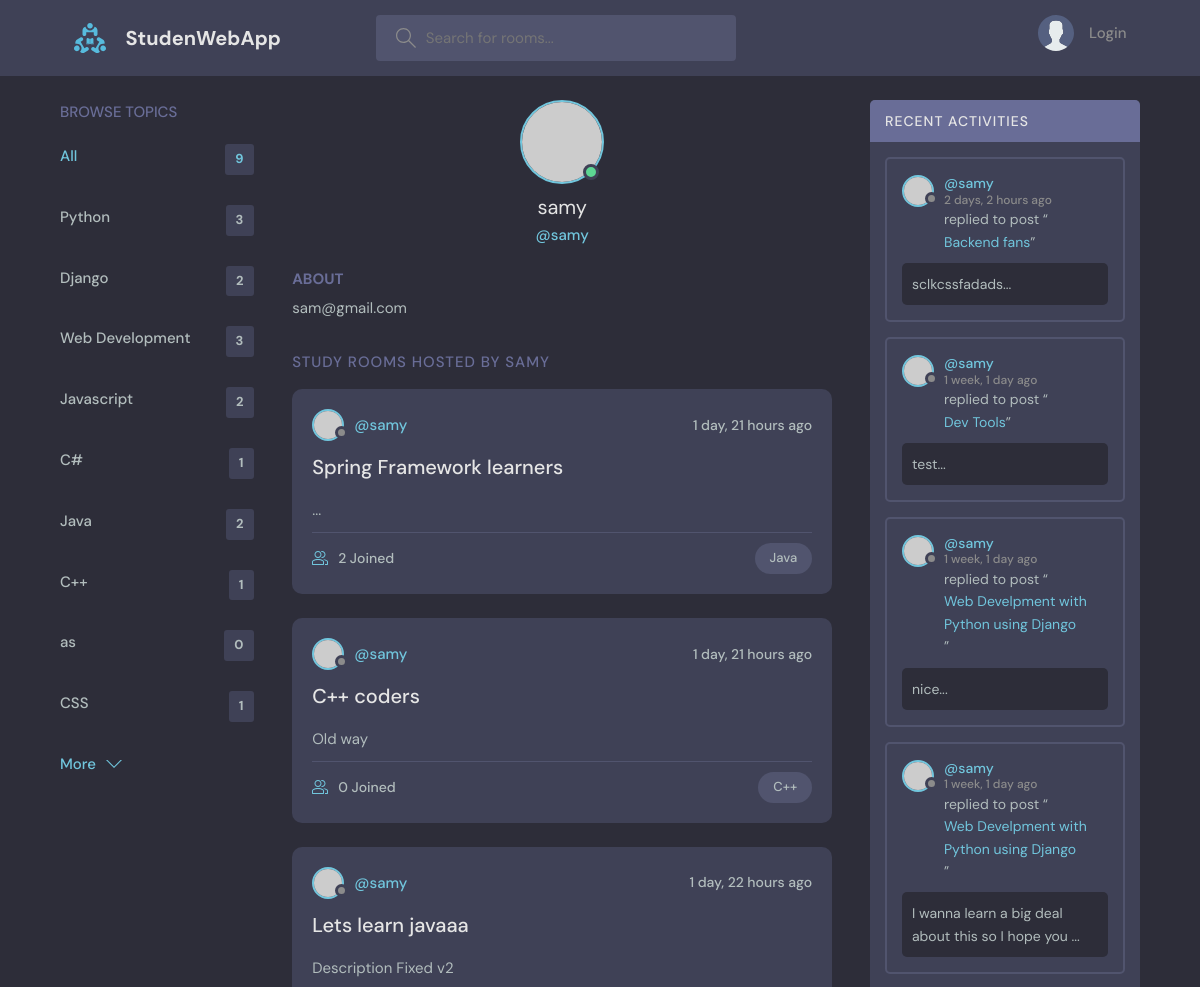
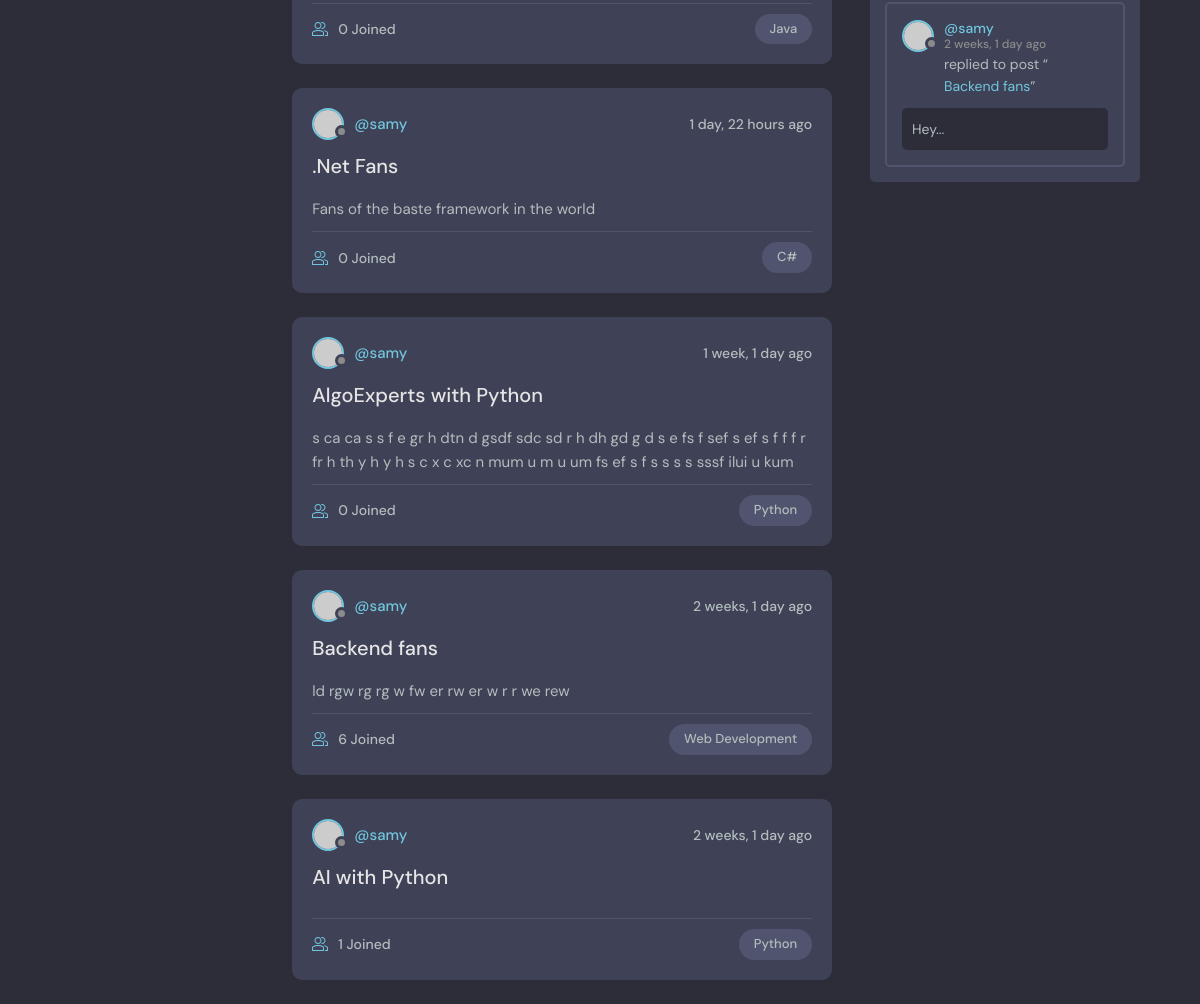
The app's page /profile/1 with its own data (2 pictures, top to bottom).
### base/models.py (models this page shows, shortened)
class Topic(models.Model):
    name = models.CharField(max_length=200)

class Room(models.Model):
    host = models.ForeignKey(User, on_delete=models.SET_NULL, null=True)
    topic = models.ForeignKey(Topic, on_delete=models.SET_NULL, null=True)
    name = models.CharField(max_length=200)
    description = models.TextField(null=True, blank=True)
    participants = models.ManyToManyField(User, related_name="participants", blank=True)
    updated = models.DateTimeField(auto_now=True)
    created = models.DateTimeField(auto_now_add=True)
    class Meta:
        ordering = ['-updated','-created']

class Message(models.Model):
    user = models.ForeignKey(User, on_delete=models.CASCADE)
    room = models.ForeignKey( Room, on_delete=models.CASCADE)
    body = models.TextField()
    updated = models.DateTimeField(auto_now=True)
    created = models.DateTimeField(auto_now_add=True)
    class Meta:
        ordering = ['-updated','-created']
    def __str__(self) -> str:
        return self.body[0:50]

### base/views.py (the view)
# urls.py: path('profile/<str:pk>', views.userProfile, name='user-profile'),
def userProfile(request, pk):
    user = User.objects.get(id=pk)
    rooms = user.room_set.all()
    room_messages = user.message_set.all()
    topics = Topic.objects.all()
    context = {
        'user' : user,
        'rooms' : rooms,
        'room_messages' : room_messages,
        'topics' : topics
    }
    return render(request, 'base/profile.html', context)

### base/templates/base/profile.html (shortened to what this page needs)
{% extends 'layout.html' %}
{% block mainBlock %}
  <main class="profile-page layout layout--3">
    <div class="container">
      {% include 'base/topics_components.html' %}
      <div class="roomList">
        <div class="profile">
          <div class="profile__avatar">
            <div class="avatar avatar--large active">
              <img src="https://randomuser.me/api/portraits/men/11.jpg" />
            </div>
          </div>
          <div class="profile__info">
            <h3>{{ user.username }}</h3>
            <p>@{{ user.username }}</p>
          </div>
          <div class="profile__about">
            <h3>About</h3>
            <p>
              {{ user.email }}
            </p>
          </div>
        </div>
        <div class="roomList__header">
          <div>
            <h2>Study Rooms Hosted by {{ user.username }}</a>
            </h2>
          </div>
        </div>
        {% include 'base/feed_component.html' %}
      </div>
      {% include 'base/activity_component.html' %}
    </div>
  </main>
{% endblock mainBlock %}

### base/templates/base/topics_components.html
<div class="topics">
    <div class="topics__header">
      <h2>Browse Topics</h2>
    </div>
    <ul class="topics__list">
      <li>
        <a href="{% url 'home' %}" class="active">All <span>{{ topics.count }}</span></a>
      </li>
      {% for topic in topics  %}
        <li>
            <a href="{% url 'home' %}?q={{ topic.name }}">{{ topic.name }}<span>{{ topic.room_set.all.count }}</span></a>
        </li>
      {% endfor %}
    </ul>
    <a class="btn btn--link" href="{% url 'topics' %}">
      More
      <svg version="1.1" xmlns="http://www.w3.org/2000/svg" width="32" height="32" viewBox="0 0 32 32">
        <title>chevron-down</title>
        <path d="M16 21l-13-13h-3l16 16 16-16h-3l-13 13z"></path>
      </svg>
    </a>
  </div>

### base/templates/base/feed_component.html (shortened to what this page needs)
{% for room in rooms %}
    <div class="roomListRoom">
        <div class="roomListRoom__header">
            <a href="{% url 'user-profile' room.host.id %}" class="roomListRoom__author">
            <div class="avatar avatar--small">
                <img src="https://randomuser.me/api/portraits/women/11.jpg" />
            </div>
            <span>@{{ room.host.username}}</span>
            </a>
            <div class="roomListRoom__actions">
            <span>{{ room.created|timesince }} ago</span>
            </div>
        </div>
        <div class="roomListRoom__content">
            <a href="{% url 'room' room.id %}">{{ room.name }}</a>
            <p>
                {{ room.description }}
            </p>
        </div>
        <div class="roomListRoom__meta">
            <a href="{% url 'room' room.id %}" class="roomListRoom__joined">
            {{ room.participants.all.count }} Joined
            </a>
            <p class="roomListRoom__topic">{{ room.topic.name }}</p>
        </div>
    </div>
{% endfor %}

### base/templates/base/activity_component.html (shortened to what this page needs)
<div class="activities">
    <div class="activities__header">
      <h2>Recent Activities</h2>
    </div>
    {% for sms in room_messages %}
        <div class="activities__box">
            <div class="activities__boxHeader roomListRoom__header">
                <a href="{% url 'user-profile' sms.user.id %}" class="roomListRoom__author">
                <div class="avatar avatar--small">
                    <img src="https://randomuser.me/api/portraits/women/11.jpg" />
                </div>
                <p>
                    @{{ sms.user }}
                    <span>{{ sms.created|timesince}} ago</span>
                </p>
                </a>
            </div>
            <div class="activities__boxContent">
                <p>replied to post “<a href="{% url 'room' sms.room.id %}">{{ sms.room.name }}</a>”</p>
                <div class="activities__boxRoomContent">
                    {{sms}}...
                </div>
            </div>
        </div>
    {% endfor %}
</div>

### records on screen
Topic: name "Python", room_set.all.count "3"
Topic: name "Django", room_set.all.count "2"
Topic: name "Web Development", room_set.all.count "3"
Topic: name "Javascript", room_set.all.count "2"
Topic: name "C#", room_set.all.count "1"
Topic: name "Java", room_set.all.count "2"
Topic: name "C++", room_set.all.count "1"
Topic: name "as", room_set.all.count "0"
Topic: name "CSS", room_set.all.count "1"
Room: host.username "samy", created "1 day, 21 hours", name "Spring Framework learners", description "...", participants.all.count "2", topic.name "Java"
Room: host.username "samy", created "1 day, 21 hours", name "C++ coders", description "Old way", participants.all.count "0", topic.name "C++"
Room: host.username "samy", created "1 day, 22 hours", name "Lets learn javaaa", description "Description Fixed v2", participants.all.count "0", topic.name "Java"
Room: host.username "samy", created "1 day, 22 hours", name ".Net Fans", description "Fans of the baste framework in the world", participants.all.count "0", topic.name "C#"
Room: host.username "samy", created "1 week, 1 day", name "AlgoExperts with Python", description "s ca ca s s f e gr h dtn d gsdf sdc sd r h dh gd g d s e fs f sef s ef s f f f r fr h th y h y h s c x c xc n mum u m u um fs ef s f s s s s sssf ilui u kum", participants.all.count "0", topic.name "Python"
Room: host.username "samy", created "2 weeks, 1 day", name "Backend fans", description "ld rgw rg rg w fw er rw er w r r we rew", participants.all.count "6", topic.name "Web Development"
Room: host.username "samy", created "2 weeks, 1 day", name "AI with Python", participants.all.count "1", topic.name "Python"
Message: user "samy", created "2 days, 2 hours", room.name "Backend fans", body "sclkcssfadads"
Message: user "samy", created "1 week, 1 day", room.name "Dev Tools", body "test"
Message: user "samy", created "1 week, 1 day", room.name "Web Develpment with Python using Django", body "nice"
Message: user "samy", created "1 week, 1 day", room.name "Web Develpment with Python using Django", body "I wanna learn a big deal about this so I hope you"
Message: user "samy", created "2 weeks, 1 day", room.name "Backend fans", body "Hey"

### other values on screen
{{ topics.count }} "9"
{{ user.username }} "samy"
{{ user.email }} "sam@gmail.com"
{{ user.username }} "SAMY"
